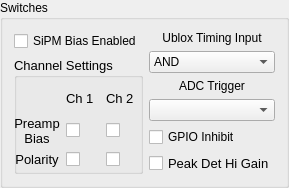
    <widget class="QGroupBox" name="groupBox_3">
     <property name="minimumSize">
      <size>
       <width>0</width>
       <height>0</height>
      </size>
     </property>
     <property name="title">
      <string>Switches</string>
     </property>
     <layout class="QGridLayout" name="gridLayout_4">
      <item row="0" column="0">
       <widget class="QCheckBox" name="biasEnCheckBox">
        <property name="font">
         <font>
          <pointsize>9</pointsize>
         </font>
        </property>
        <property name="text">
         <string>SiPM Bias Enabled</string>
        </property>
       </widget>
      </item>
      <item row="0" column="1" rowspan="2">
       <layout class="QVBoxLayout" name="verticalLayout_2">
        <item>
         <widget class="QLabel" name="label_17">
          <property name="font">
           <font>
            <pointsize>9</pointsize>
           </font>
          </property>
          <property name="text">
           <string>Ublox Timing Input</string>
          </property>
          <property name="alignment">
           <set>Qt::AlignBottom|Qt::AlignHCenter</set>
          </property>
         </widget>
        </item>
        <item>
         <widget class="QComboBox" name="timingSelectionComboBox">
          <property name="font">
           <font>
            <pointsize>9</pointsize>
           </font>
          </property>
          <item>
           <property name="text">
            <string>AND</string>
           </property>
          </item>
          <item>
           <property name="text">
            <string>XOR</string>
           </property>
          </item>
          <item>
           <property name="text">
            <string>Discr1</string>
           </property>
          </item>
          <item>
           <property name="text">
            <string>Discr2</string>
           </property>
          </item>
          <item>
           <property name="text">
            <string>In4</string>
           </property>
          </item>
          <item>
           <property name="text">
            <string>In5</string>
           </property>
          </item>
          <item>
           <property name="text">
            <string>In6</string>
           </property>
          </item>
          <item>
           <property name="text">
            <string>In7</string>
           </property>
          </item>
         </widget>
        </item>
       </layout>
      </item>
      <item row="1" column="0" rowspan="4">
       <widget class="QGroupBox" name="groupBox_4">
        <property name="minimumSize">
         <size>
          <width>0</width>
          <height>0</height>
         </size>
        </property>
        <property name="maximumSize">
         <size>
          <width>16777215</width>
          <height>200</height>
         </size>
        </property>
        <property name="font">
         <font>
          <pointsize>10</pointsize>
         </font>
        </property>
        <property name="title">
         <string>Channel Settings</string>
        </property>
        <widget class="QWidget" name="">
         <property name="geometry">
          <rect>
           <x>0</x>
           <y>30</y>
           <width>125</width>
           <height>80</height>
          </rect>
         </property>
         <layout class="QGridLayout" name="gridLayout_3">
          <item row="0" column="1">
           <widget class="QLabel" name="label_31">
            <property name="text">
             <string>Ch 1</string>
            </property>
           </widget>
          </item>
          <item row="0" column="2">
           <widget class="QLabel" name="label_32">
            <property name="text">
             <string>Ch 2</string>
            </property>
           </widget>
          </item>
          <item row="1" column="0">
           <widget class="QLabel" name="label_33">
            <property name="text">
             <string>Preamp
Bias</string>
            </property>
            <property name="alignment">
             <set>Qt::AlignCenter</set>
            </property>
            <property name="wordWrap">
             <bool>false</bool>
            </property>
           </widget>
          </item>
          <item row="1" column="1">
           <widget class="QCheckBox" name="preamp1EnCheckBox">
            <property name="layoutDirection">
             <enum>Qt::LeftToRight</enum>
            </property>
            <property name="autoFillBackground">
             <bool>false</bool>
            </property>
            <property name="text">
             <string/>
            </property>
            <property name="checked">
             <bool>false</bool>
            </property>
           </widget>
          </item>
          <item row="1" column="2">
           <widget class="QCheckBox" name="preamp2EnCheckBox">
            <property name="text">
             <string/>
            </property>
           </widget>
          </item>
          <item row="2" column="0">
           <widget class="QLabel" name="label_34">
            <property name="text">
             <string>Polarity</string>
            </property>
            <property name="alignment">
             <set>Qt::AlignCenter</set>
            </property>
            <property name="wordWrap">
             <bool>false</bool>
            </property>
           </widget>
          </item>
          <item row="2" column="1">
           <widget class="QCheckBox" name="pol1CheckBox">
            <property name="sizePolicy">
             <sizepolicy hsizetype="Minimum" vsizetype="Fixed">
              <horstretch>0</horstretch>
              <verstretch>0</verstretch>
             </sizepolicy>
            </property>
            <property name="layoutDirection">
             <enum>Qt::LeftToRight</enum>
            </property>
            <property name="text">
             <string/>
            </property>
           </widget>
          </item>
          <item row="2" column="2">
           <widget class="QCheckBox" name="pol2CheckBox">
            <property name="enabled">
             <bool>true</bool>
            </property>
            <property name="text">
             <string/>
            </property>
            <property name="checked">
             <bool>false</bool>
            </property>
            <property name="tristate">
             <bool>false</bool>
            </property>
           </widget>
          </item>
         </layout>
        </widget>
       </widget>
      </item>
      <item row="2" column="1">
       <layout class="QVBoxLayout" name="verticalLayout_3">
        <item>
         <widget class="QLabel" name="label_18">
          <property name="font">
           <font>
            <pointsize>9</pointsize>
           </font>
          </property>
          <property name="text">
           <string>ADC Trigger</string>
          </property>
          <property name="alignment">
           <set>Qt::AlignBottom|Qt::AlignHCenter</set>
          </property>
         </widget>
        </item>
        <item>
         <widget class="QComboBox" name="adcTriggerSelectionComboBox">
          <property name="font">
           <font>
            <pointsize>9</pointsize>
           </font>
          </property>
         </widget>
        </item>
       </layout>
      </item>
      <item row="3" column="1">
       <widget class="QCheckBox" name="gpioInhibitCheckBox">
        <property name="text">
         <string>GPIO Inhibit</string>
        </property>
       </widget>
      </item>
      <item row="4" column="1">
       <widget class="QCheckBox" name="hiGainCheckBox">
        <property name="font">
         <font>
          <pointsize>10</pointsize>
         </font>
        </property>
        <property name="text">
         <string>Peak Det Hi Gain</string>
        </property>
       </widget>
      </item>
     </layout>
    </widget>
